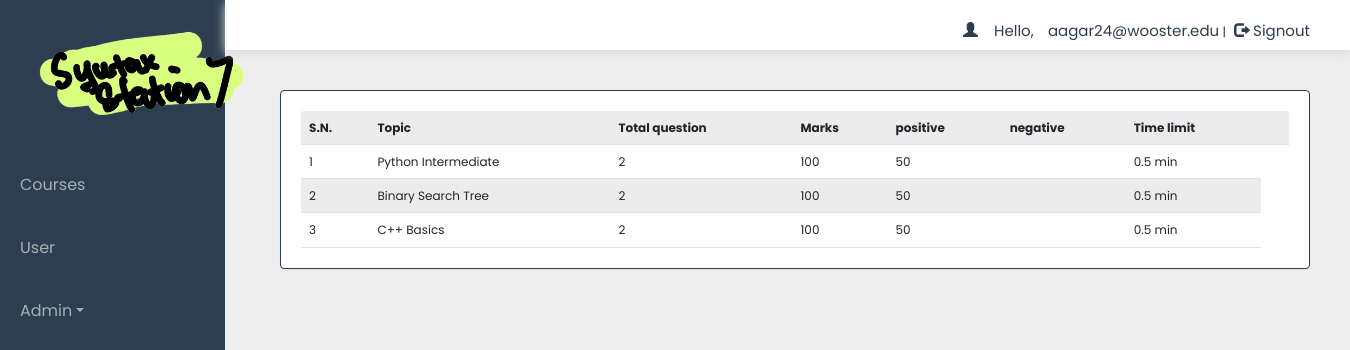
Before: /headdash.php (signed in) with the older database file.
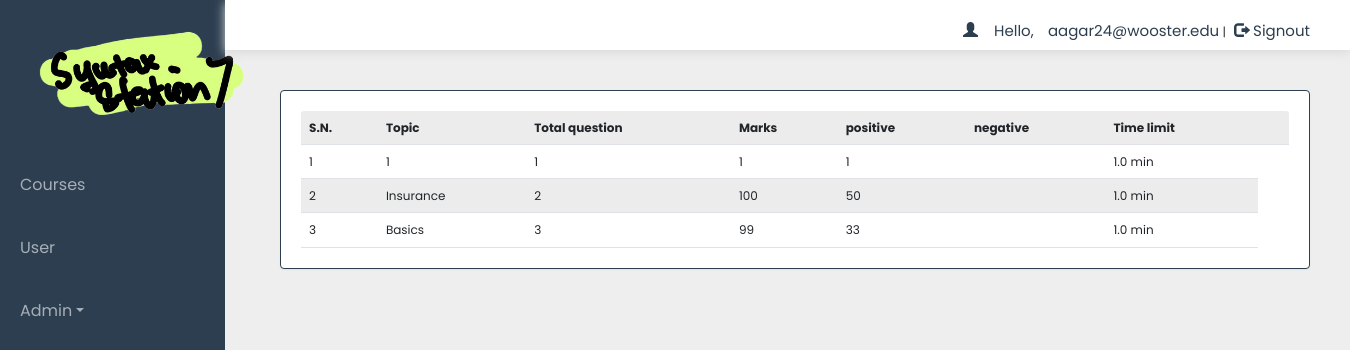
After: the same page with the newer database file.
### tables this page shows
CREATE TABLE `quiz` (
  `eid` text NOT NULL,
  `title` varchar(100) NOT NULL,
  `sahi` int(11) NOT NULL,
  `total` int(11) NOT NULL,
  `time` decimal(2,1) NOT NULL,
  `intro` text NOT NULL,
  `date` timestamp NOT NULL DEFAULT current_timestamp() ON UPDATE current_timestamp(),
  `email` varchar(50) DEFAULT NULL
);

### headdash.php (the view, shortened to what this page needs)
<!DOCTYPE html>
<html>
<head>
  <link href="https://cdn.jsdelivr.net/npm/bootstrap@5.2.0-beta1/dist/css/bootstrap.min.css" rel="stylesheet">
  <link rel="stylesheet" href="css/bootstrap.min.css" />
  <link rel="stylesheet" href="css/bootstrap-theme.min.css" />
  <link rel="stylesheet" href="css/main.css">
  <link rel="stylesheet" href="css/font.css">
</head>
<?php
include_once 'dbConnection.php';
$email = $_SESSION['email'];
?>
<body>
  <div class="container-fluid">
    <div class="leftNavbar">
      <div class="row g-0 flex-nowrap">
        <div class="col-lg-2 col-sm-2 col-md-3 px-sm-0 px-0" style="background-color:#2c3e50;">
          <div class="d-flex flex-column align-items-center align-items-sm-start px-0 mx-0 pt-2 text-white min-vh-100">
            <a href="https://www.ashesi.edu.gh/" class="d-flex align-items-center pb-4 mb-md-0 me-md-auto text-white text-decoration-none">
              <div class="logo">
              <img src="./images/SSLogo.png" alt="" width="220" style="margin-bottom: 5px; margin-left: 20px; margin-top: 10px">
              </div>
            </a>
            <ul class="nav-links px-0 mx-0">
              <li class="nav-item" <?php if (@$_GET['q'] == 0) echo 'class="active"'; ?>><a href="headdash.php?q=0">Courses<span class="sr-only">(current)</span></a></li>
              <li class="nav-item" <?php if (@$_GET['q'] == 1) echo 'class="active"'; ?>><a href="headdash.php?q=1">User</a></li>
              <li class="dropdown nav-item <?php if (@$_GET['q'] == 4 || @$_GET['q'] == 5) echo 'active'; ?>">
                <a href="#" class="dropdown-toggle" data-toggle="dropdown" role="button" aria-haspopup="true" aria-expanded="false">Admin</a>
              </li>
            </ul>
          </div>
        </div>
        <div class="container col-lg-10" style="padding: 0 !important; margin: 0 !important;">
          <div class="header admin" style="height: 50px;">
            <div class="px-5" style="background-color:#FFFFFF;">
              <?php
              if (!(isset($_SESSION['email']))) {
                header("location:index.php");
              } else {
                echo '<span class="pull-right top title1" ><span class="log1"><span class="glyphicon glyphicon-user" aria-hidden="true"></span>&nbsp;&nbsp;&nbsp;&nbsp;Hello,</span> <span class="log1">' . $email . '</span>&nbsp;|&nbsp;<a href="logout.php?q=dash.php" class="log"><span class="glyphicon glyphicon-log-out" aria-hidden="true"></span>&nbsp;Signout</button></a></span>';
              }
              ?>
            </div>
          </div>
          <div class="bg">
            <div class="container">
              <div class="row">
                <div class="col-lg-12 ">
                  <?php
                  if (@$_GET['q'] == 0) {
                    $result = mysqli_query($con, "SELECT * FROM quiz ORDER BY date DESC") or die('Error');
                    echo  '<div class="panel"><table class="table table-striped title1">
<tr><td><b>S.N.</b></td><td><b>Topic</b></td><td><b>Total question</b></td><td><b>Marks</b></td><td><b>positive</b></td><td><b>negative</b></td><td><b>Time limit</b></td><td></td></tr>';
                    $c = 1;
                    while ($row = mysqli_fetch_array($result)) {
                      $title = $row['title'];
                      $total = $row['total'];
                      $sahi = $row['sahi'];
                      $wrong = $row['wrong'];
                      $time = $row['time'];
                      $eid = $row['eid'];
                      $q12 = mysqli_query($con, "SELECT score FROM history WHERE eid='$eid' AND email='$email'") or die('Error98');
                      $rowcount = mysqli_num_rows($q12);
                      if ($rowcount == 0) {
                        echo '<tr><td>' . $c++ . '</td><td>' . $title . '</td><td>' . $total . '</td><td>' . $sahi * $total . '</td><td>' . $sahi . '</td><td>' . $wrong . '</td><td>' . $time . '&nbsp;min</td>
</tr>';
                      } else {
                        echo '<tr style="color:#99cc32"><td>' . $c++ . '</td><td>' . $title . '&nbsp;<span title="This quiz is already solve by you" class="glyphicon glyphicon-ok" aria-hidden="true"></span></td><td>' . $total . '</td><td>' . $sahi * $total . '</td><td>' . $time . '&nbsp;min</td>
</tr>';
                      }
                    }
                    echo '</table></div>';
                  }
                  ?>
                </div>
              </div>
            </div>
          </div>
        </div>
      </div>
    </div>
  </div>
</body>
</html>

Changed rows visible on the page:
removed quiz: title "Python Intermediate", total "2", $sahi * $total "100", sahi "50", time "0.5"
removed quiz: title "Binary Search Tree", total "2", $sahi * $total "100", sahi "50", time "0.5"
removed quiz: title "C++ Basics", total "2", $sahi * $total "100", sahi "50", time "0.5"
added quiz: title "1", total "1", $sahi*$total "1", sahi "1", time "1.0"
added quiz: title "Insurance", total "2", $sahi * $total "100", sahi "50", time "1.0"
added quiz: title "Basics", total "3", $sahi * $total "99", sahi "33", time "1.0"
